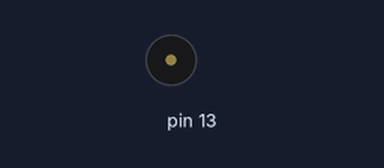
Bench run of a sketch on a simulated Arduino Uno, built with avr-gcc and run on an emulated ATmega328P. On the bench: buzzer (waves = sounding). At 46.0 s the program stops and its outputs stay as they are.

Above: at 0.1 s.
Timing chart, 0 to 2.1 s (numbered marks = the images above):
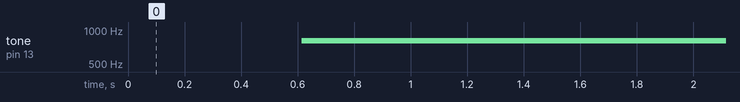

The sketch:

Buzzer_police.ino
```cpp
void setup()
{
}

void loop()
{
  while(1){
    for(int count=0;count<10;count++){
    for(int i=200;i<=800;i++)                    //用循环的方式将频率从200HZ 增加到800HZ
    {
      pinMode(13,OUTPUT);
      tone(13,i);                            //在四号端口输出频率
      delay(1);                              //该频率维持1毫秒
      }
      delay(300);                            //最高频率下维持0.3秒钟
      for(int i=800;i>=200;i--)
      {
        pinMode(13,OUTPUT);
        tone(13,i);
        delay(1);
        }
       }
    }
}
```

Measured:
- by itself, tone on pin 13: silent → 800 Hz at 0.62 s
